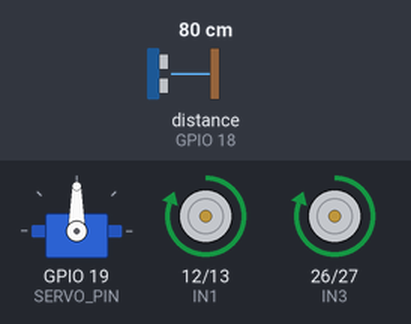
Bench run of a sketch on a simulated ESP32. Shown: servo, motor-driver pin pairs drawn as motors (green arrow = first pin HIGH = forward, orange = second pin HIGH = backward, longer = more drive). Wiring (inferred from the names in the program): ultrasonic range finder: trigger GPIO 5; echo GPIO 18. The test bench sets the inputs (shaded band); at power-on: distance to the obstacle (sensor on GPIO 18) 80 cm. The echo pulse lasts 58.3 µs per cm; WiFi joins after 1.5 s; servers stay silent unless stated; what the sketch prints to the serial monitor is not drawn.

Above: at 2.7 s.
2.8 s: distance to the obstacle (sensor on GPIO 18) set to 30 cm
4.3 s: distance to the obstacle (sensor on GPIO 18) set to 25 cm
At 4.83 s:
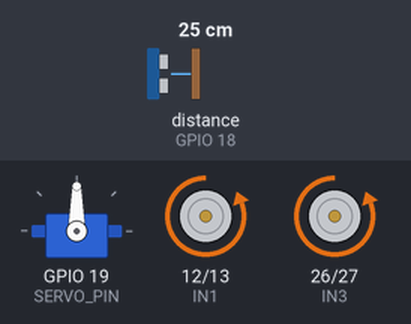
At 6.08 s:
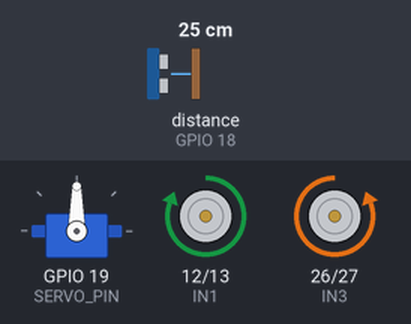
Timing chart, 0 to 13.3 s (numbered marks = the images above; inputs shaded):
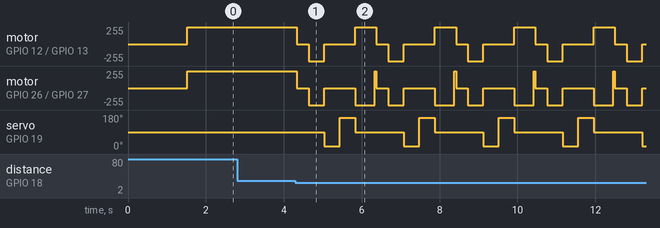

The sketch:

Robot_code.ino
```cpp
#include <WiFi.h>
#include <ESPAsyncWebServer.h>
#include <ESP32Servo.h>

// Wi-Fi Local Hotspot Network Credentials (For watching the dashboard)
const char* ssid = "Vivo v50 (@mon)";
const char* password = "manamidey26jan";

// L298N Motor Driver Pins
const int IN1 = 12; const int IN2 = 13; const int IN3 = 26; const int IN4 = 27;

// Ultrasonic Sensor Pins
const int TRIG_PIN = 5; const int ECHO_PIN = 18;

// Servo Configuration
Servo myServo;
const int SERVO_PIN = 19;

// State Machine and Timing Variables
enum RobotState { DRIVE_FORWARD, PROCESS_STOP, PROCESS_REVERSE, PROCESS_SCAN, CHOOSE_PATH, FINAL_PIVOT };
RobotState currentState = DRIVE_FORWARD;

unsigned long stateStartTime = 0;
unsigned long lastSensorReadTime = 0;
const unsigned long SENSOR_INTERVAL = 60; // Read distance smoothly every 60ms

const int OBSTACLE_DIST = 25; // Stop threshold in centimeters
int distance = 0;
int rightDistance = 0;
int leftDistance = 0;

String obstacleStatus = "Clear";
String robotStateStr = "FORWARD";

AsyncWebServer server(80);

// --- FORWARD DECLARATIONS ---
void moveForward();
void moveBackward();
void turnRight();
void turnLeft();
void moveStop();

// Pure Telemetry HTML Dashboard Code (No manual control buttons, read-only tracking)
const char index_html[] PROGMEM = R"rawhtml(
<!DOCTYPE html>
<html>
<head>
  <title>GuardianMesh Telemetry Hub</title>
  <meta name="viewport" content="width=device-width, initial-scale=1">
  <style>
    body { font-family: 'Segoe UI', Tahoma, Geneva, Verdana, sans-serif; background-color: #0f172a; color: #ffffff; text-align: center; margin: 0; padding: 20px; }
    h1 { color: #00e6ff; margin-bottom: 5px; font-weight: 600; font-size: 26px; }
    p { color: #64748b; margin-bottom: 40px; font-size: 14px; }
    .container { display: flex; flex-wrap: wrap; justify-content: center; gap: 20px; max-width: 900px; margin: 0 auto; }
    .card { background: #1e293b; border-radius: 16px; padding: 25px; width: 240px; box-shadow: 0 10px 25px rgba(0,0,0,0.4); border-top: 6px solid #475569; transition: 0.3s; }
    .card h3 { margin: 0 0 15px 0; color: #94a3b8; text-transform: uppercase; font-size: 12px; letter-spacing: 1px; }
    .value { font-size: 28px; font-weight: 800; }
    .unit { font-size: 16px; color: #475569; margin-left: 4px; }
    .text-danger { color: #f43f5e; }
    .text-success { color: #10b981; }
  </style>
</head>
<body>
  <h1>🤖 GuardianMesh Autonomous Tracking</h1>
  <p>100% Self-Driving Mission Status Telemetry Hub</p>

  <div class="container">
    <div class="card" id="obsCard"><h3>Proximity Status</h3><div class="value" id="obstacle">Loading...</div></div>
    <div class="card" id="distCard"><h3>Sonar Clearance</h3><div class="value"><span id="distanceValue">0</span><span class="unit">cm</span></div></div>
    <div class="card" id="modeCard"><h3>Current Action</h3><div class="value" id="driveState" style="color: #c084fc;">FORWARD</div></div>
  </div>

  <script>
    setInterval(function() {
      fetch('/data')
        .then(response => response.json())
        .then(data => {
          const obsElem = document.getElementById("obstacle");
          obsElem.innerText = data.obstacle;
          if(data.obstacle === "OBSTACLE DETECTED") {
            obsElem.className = "value text-danger";
            document.getElementById("obsCard").style.borderTopColor = "#f43f5e";
          } else {
            obsElem.className = "value text-success";
            document.getElementById("obsCard").style.borderTopColor = "#10b981";
          }
          document.getElementById("distanceValue").innerText = data.distance;
          document.getElementById("distCard").style.borderTopColor = (parseInt(data.distance) <= 25) ? "#f43f5e" : "#10b981";
          document.getElementById("driveState").innerText = data.movement;
        });
    }, 200);
  </script>
</body>
</html>
)rawhtml";

void setup() {
  Serial.begin(115200);

  // Initialize Hardware Output Pins
  pinMode(IN1, OUTPUT); pinMode(IN2, OUTPUT); pinMode(IN3, OUTPUT); pinMode(IN4, OUTPUT);
  pinMode(TRIG_PIN, OUTPUT); pinMode(ECHO_PIN, INPUT);

  myServo.attach(SERVO_PIN);
  myServo.write(90); // Center sensor mount

  // Connect to Wi-Fi to serve the monitoring webpage
  Serial.print("Connecting to Wi-Fi Network: ");
  Serial.println(ssid);
  WiFi.begin(ssid, password);

  while (WiFi.status() != WL_CONNECTED) {
    delay(500);
    Serial.print(".");
  }

  Serial.println("\n----------------------------------------------");
  Serial.println(" SUCCESS: Wi-Fi Live Link Ready!");
  Serial.print(" Open Browser To URL: http://"); Serial.println(WiFi.localIP());
  Serial.println("----------------------------------------------");

  // Server Routing Endpoints
  server.on("/", HTTP_GET, [](AsyncWebServerRequest *request){
    request->send(200, "text/html", index_html);
  });

  server.on("/data", HTTP_GET, [](AsyncWebServerRequest *request){
    String json = "{";
    json += "\"obstacle\":\"" + obstacleStatus + "\",";
    json += "\"distance\":" + String(distance) + ",";
    json += "\"movement\":\"" + robotStateStr + "\"";
    json += "}";
    request->send(200, "application/json", json);
  });

  server.begin();

  // Initialize automatic state variables
  currentState = DRIVE_FORWARD;
  stateStartTime = millis();
}

void loop() {
  unsigned long currentTime = millis();

  // Polling block: Continuously reads distance via sensor in background
  if (currentTime - lastSensorReadTime >= SENSOR_INTERVAL) {
    lastSensorReadTime = currentTime;
    digitalWrite(TRIG_PIN, LOW);   delayMicroseconds(2);
    digitalWrite(TRIG_PIN, HIGH);  delayMicroseconds(10);
    digitalWrite(TRIG_PIN, LOW);
    long duration = pulseIn(ECHO_PIN, HIGH, 30000);
    int freshDist = duration * 0.034 / 2;
    distance = (freshDist == 0) ? 250 : freshDist;
  }

  // 100% Autonomous Navigation State Machine Layout
  switch (currentState) {
    case DRIVE_FORWARD:
      obstacleStatus = "Path Clear";
      robotStateStr = "FORWARD";
      moveForward();
      if (distance <= OBSTACLE_DIST) {
        obstacleStatus = "OBSTACLE DETECTED";
        robotStateStr = "STOPPED";
        moveStop();
        currentState = PROCESS_STOP;
        stateStartTime = currentTime;
      }
      break;

    case PROCESS_STOP:
      if (currentTime - stateStartTime >= 300) {
        robotStateStr = "REVERSING";
        moveBackward();
        currentState = PROCESS_REVERSE;
        stateStartTime = currentTime;
      }
      break;

    case PROCESS_REVERSE:
      if (currentTime - stateStartTime >= 400) {
        robotStateStr = "SCANNING PATHS";
        moveStop();
        myServo.write(15); // Turn head right
        currentState = PROCESS_SCAN;
        stateStartTime = currentTime;
      }
      break;

    case PROCESS_SCAN:
      if (currentTime - stateStartTime == 400) {
        rightDistance = distance;
        myServo.write(165); // Turn head left
      }
      if (currentTime - stateStartTime >= 800) {
        leftDistance = distance;
        myServo.write(90); // Re-center head
        currentState = CHOOSE_PATH;
      }
      break;

    case CHOOSE_PATH:
      if (rightDistance >= leftDistance) {
        robotStateStr = "AUTONOMOUS RIGHT";
        turnRight();
      } else {
        robotStateStr = "AUTONOMOUS LEFT";
        turnLeft();
      }
      currentState = FINAL_PIVOT;
      stateStartTime = currentTime;
      break;

    case FINAL_PIVOT:
      if (currentTime - stateStartTime >= 500) {
        moveStop();
        distance = 250;
        currentState = DRIVE_FORWARD;
      }
      break;
  }
}

// Locomotion Drivers
void moveForward() { digitalWrite(IN1, HIGH); digitalWrite(IN2, LOW); digitalWrite(IN3, HIGH); digitalWrite(IN4, LOW); }
void moveBackward() { digitalWrite(IN1, LOW);  digitalWrite(IN2, HIGH); digitalWrite(IN3, LOW);  digitalWrite(IN4, HIGH); }
void turnRight() { digitalWrite(IN1, HIGH); digitalWrite(IN2, LOW); digitalWrite(IN3, LOW);  digitalWrite(IN4, HIGH); }
void turnLeft() { digitalWrite(IN1, LOW);  digitalWrite(IN2, HIGH); digitalWrite(IN3, HIGH); digitalWrite(IN4, LOW); }
void moveStop() { digitalWrite(IN1, LOW);  digitalWrite(IN2, LOW);  digitalWrite(IN3, LOW);  digitalWrite(IN4, LOW); }
```

Measured:
- the behaviour switches between 27 and 26 cm on distance to the obstacle (sensor on GPIO 18) (found by bisection; images 0 and 1)
- after the input at 2.8 s, every drawn part: stays the same
